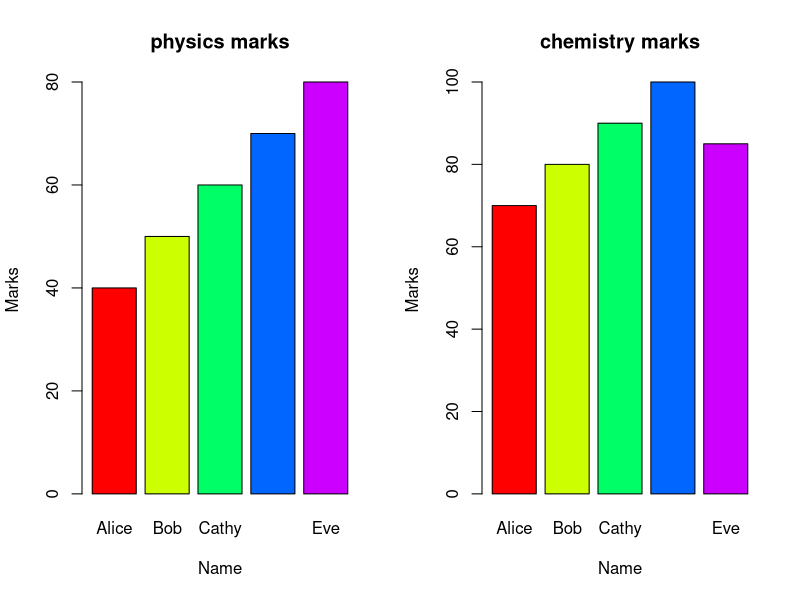

Write R code to recreate this figure. (Note: this script raises an error after producing the figure.)
setwd("/home/user/DA_LAB/final_exam_practice")

marks <- read.csv("marks.csv",header=TRUE,stringsAsFactors = FALSE)
print(marks)

par(mfrow=c(1,2))
barplot(marks$phys,names.arg = marks$name,main="physics marks",xlab="Name",ylab="Marks",col=rainbow(5))
barplot(marks$chem,names.arg = marks$name,main="chemistry marks",xlab = "Name",ylab="Marks",col=rainbow(5))

sub <- c("phys","chem","maths","foc","cad")
alice < marks[1,2:6]
barplot(alice,names.arg=sub,main="Alice Scores",xlab="Subject",ylab="Marks",col=rainbow(5))

votes <- read.csv("party.csv",header=TRUE,stringsAsFactors = FALSE)
sum1 <- sum(votes$Votes)
votes$Votes <- replace(votes$Votes,TRUE,votes$Votes/sum1*100)
print(votes)

barplot(votes$Votes,names.arg = votes$Party,main="Party votes in perc",xlab="Party",ylab="Perc of votes")
help(barplot)

stud <- read.csv("studentperform.csv",header=TRUE,stringsAsFactors = FALSE)
print(stud)

m <- 0
f <- 0
ms1 <- 0
ms2 <- 0
fs1 <- 0
fs2 <- 0
ms1a <- 0
ms2a <- 0
fs1a <- 0
fs2a <- 0

for (i in 1:nrow(stud))
{
  if (stud[i,4]=="M")
  {
    m <- m+1
    ms1 <- ms1+stud[i,2]
    ms2 <- ms2+stud[i,3]
  }
  else
  {
    f <- f+1
    fs1 <- fs1+stud[i,2]
    fs2 <- fs2+stud[i,3]
  }
}

fs1a <- fs1/f
fs2a <- fs2/f
ms1a <- ms1/m
ms2a <- ms2/m

label1 = c("Male","Female")
barplot(c(ms1a,fs1a),names.arg=label1,main="Sub1 comparision",xlab="Gender",ylab="Avg Marks")
barplot(c(ms2a,fs2a),names.arg=label1,main="Sub2 comparision",xlab="Gender",ylab="Avg Marks")
